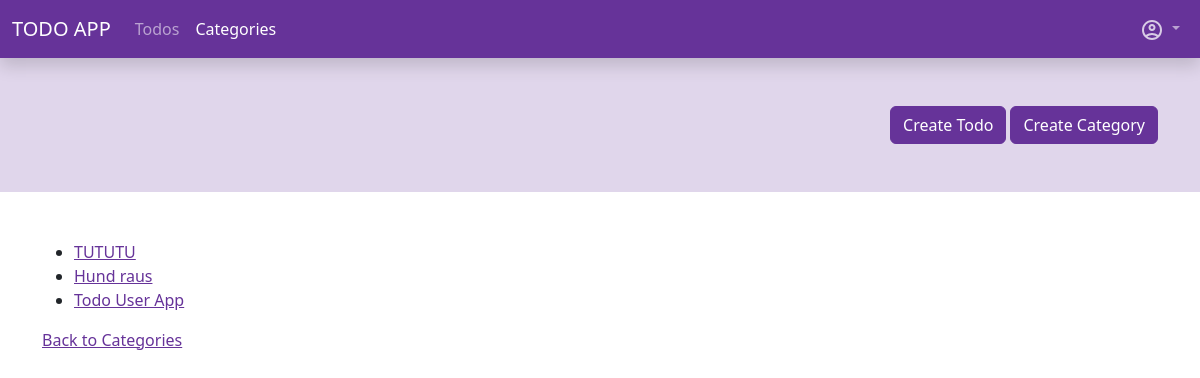
Page /app-todos/category/3/ (signed in) on the earlier database version.
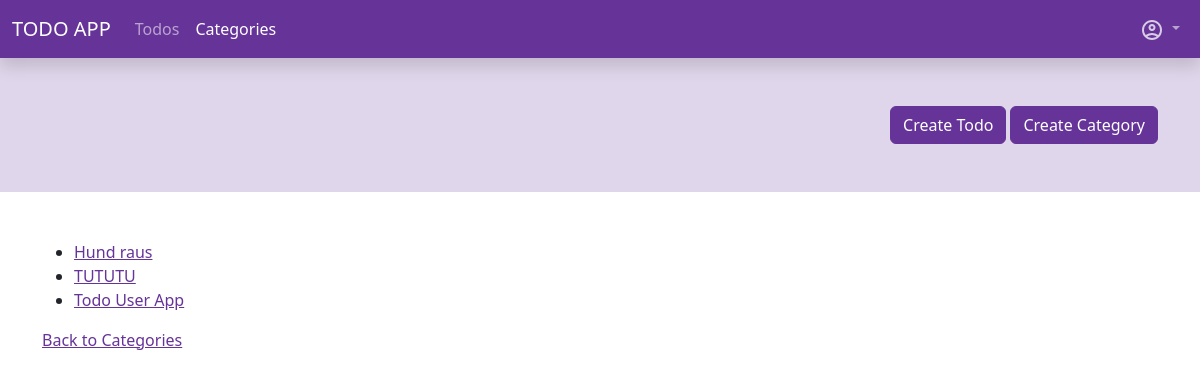
Same page on the later database version.
### todo_app/models.py (models this page shows, shortened)
class Todo(models.Model):
    user = models.ForeignKey(User, on_delete=models.CASCADE, verbose_name=_("User"))
    title = models.CharField(max_length=150, verbose_name=_("title"))
    content = tinymce_models.HTMLField(verbose_name=_("Content"))
    categories = models.ManyToManyField(Category, blank=True, related_name="todos", verbose_name=_("Categories"))
    done = models.BooleanField(default=False, verbose_name=_("Done"))
    created = models.DateTimeField(auto_now_add=True, verbose_name=_("Created"))
    updated = models.DateTimeField(auto_now=True, verbose_name=_("Updated"))
    def get_absolute_url(self):
        return reverse("todo_app:todo_detail", kwargs={"pk": self.id})
    class Meta:
        ordering = [
            "done",
            "-updated"
        ]
        verbose_name = _("Todo")
        verbose_name_plural = _("Todos")

### todo_app/views.py (the view)
# urls.py: path("category/<int:pk>/", views.CategoryDetailView.as_view(), name="category_detail"),
class CategoryDetailView(LoginRequiredMixin, DetailView):
    model = Category
    login_url = reverse_lazy("sevo_user:sign_in")
    def get_queryset(self):
        return super().get_queryset().filter(user=self.request.user)
    def get_context_data(self, **kwargs):
        ctx = super().get_context_data(**kwargs)
        todos = self.get_object().todos.all().filter(user=self.request.user)
        ctx.update({
            "title": self.get_object().name,
            "todos": todos
        })
        return ctx

### todo_app/templatetags/todo_tags.py (called while the page is built)
@register.simple_tag
def active_site(path, name):
    print(path)
    path_splitted = path.split("/")
    print(path_splitted)
    path_compare = path_splitted[2]
    if name in path_compare:
        return "active"

### todo_app/templates/todo_app/category_detail.html (shortened to what this page needs)
{% extends "base.html" %}
{% load i18n %}
{% block content %}
    <div>
        <ul>
            {% for todo in todos %}
                <li>
                    <a href="{{ todo.get_absolute_url }}">{{ todo.title }}</a>
                </li>
            {% endfor %}
        </ul>
    </div>
    <div>
        <a href="{% url "todo_app:category_index" %}">{% trans "Back to Categories" %}</a>
    </div>
{% endblock %}

### templates/base.html (shortened to what this page needs)
{% load static i18n %}
<!DOCTYPE html>
<html lang="en">
<head>
    <link rel="stylesheet" href="{% static "node/bootstrap/css/bootstrap.css" %}">
    <link rel="stylesheet" href="{% static "css/style.css" %}">
</head>
<body>
    {% include "./partials/_nav.html" %}
    <header class="py-5 bg-primary-subtle">
        <div class="container">
            <div class="d-flex gap-1 justify-content-end flex-md-row flex-column">
                <a class="btn btn-primary" href="{% url "todo_app:todo_create" %}">{% trans "Create Todo" %}</a>
                <a class="btn btn-primary" href="{% url "todo_app:category_create" %}">{% trans "Create Category" %}</a>
            </div>
        </div>
    </header>
    <main class="container py-5">
        {% block content %}{% endblock %}
    </main>
</body>
</html>

### templates/partials/_nav.html (shortened to what this page needs)
{% load todo_tags static i18n %}
<nav class="navbar bg-primary navbar-expand-lg shadow" data-bs-theme="dark">
    <div class="container-fluid">
      <a class="navbar-brand" href="{% url 'index' %}">TODO APP</a>
      <div class="collapse navbar-collapse" id="navbarSupportedContent">
        <ul class="navbar-nav me-auto mb-2 mb-lg-0">
          {% if request.user.is_authenticated %}
            <li class="nav-item">
                <a class="nav-link {% active_site path=request.path name="todo" %}" href="{% url "todo_app:todo_index" %}">{% trans "Todos" %}</a>
            </li>
            <li class="nav-item">
              <a class="nav-link {% active_site path=request.path name="categor" %}" href="{% url "todo_app:category_index" %}">{% trans "Categories" %}</a>
          </li>
          {% endif %}
        </ul>
        <ul class="navbar-nav mb-2 mb-lg-0">
          <li class="nav-item dropdown">
              <a class="nav-link dropdown-toggle" role="button" data-bs-toggle="dropdown" aria-expanded="false">
                <img class="opacity-75" src="{% static 'images/icons/user.svg' %}" alt="User">
              </a>
          </li>
        </ul>
      </div>
    </div>
  </nav>

Differences in the rows shown:
changed Todo "Hund raus": moves up the list
